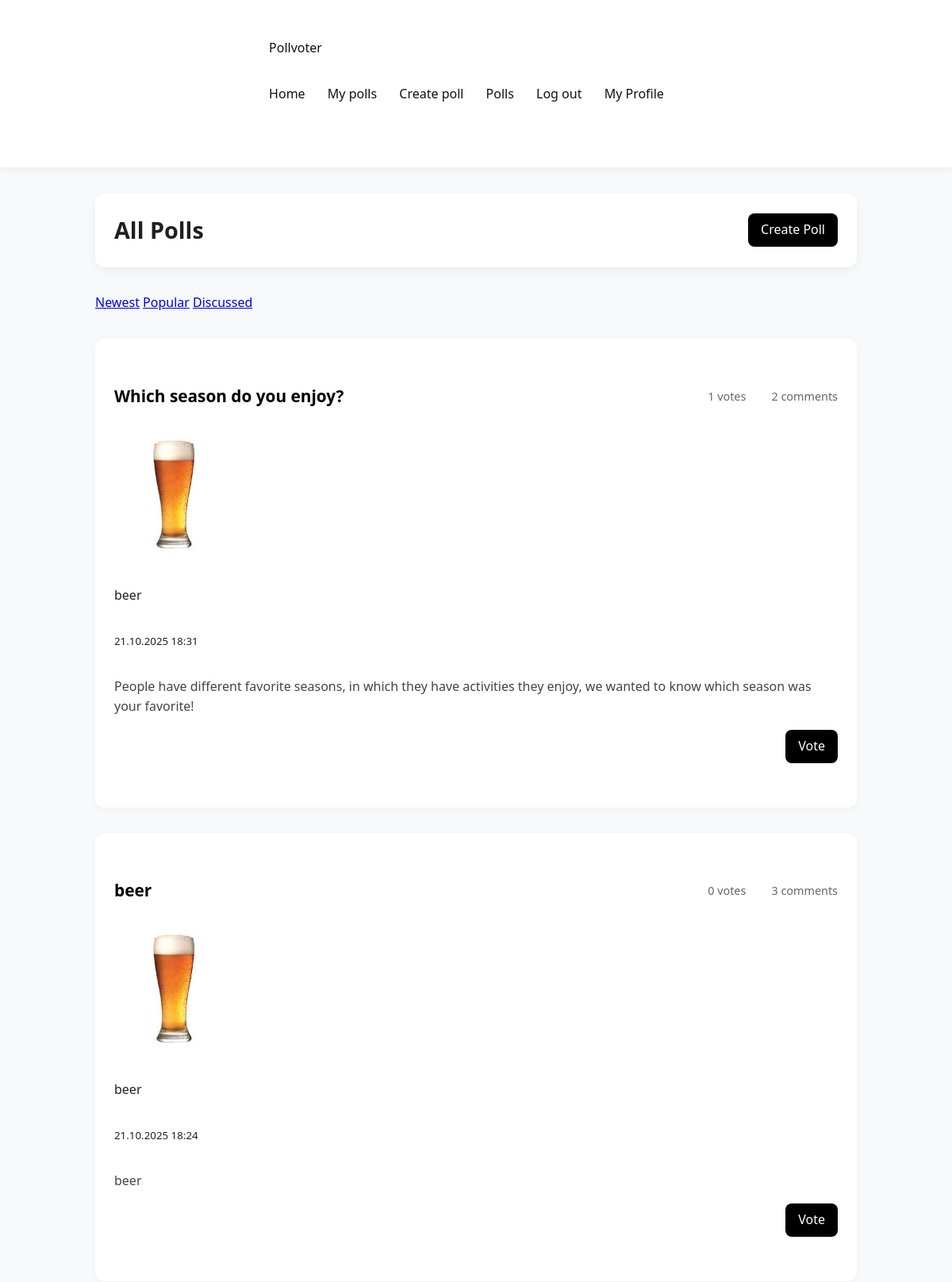
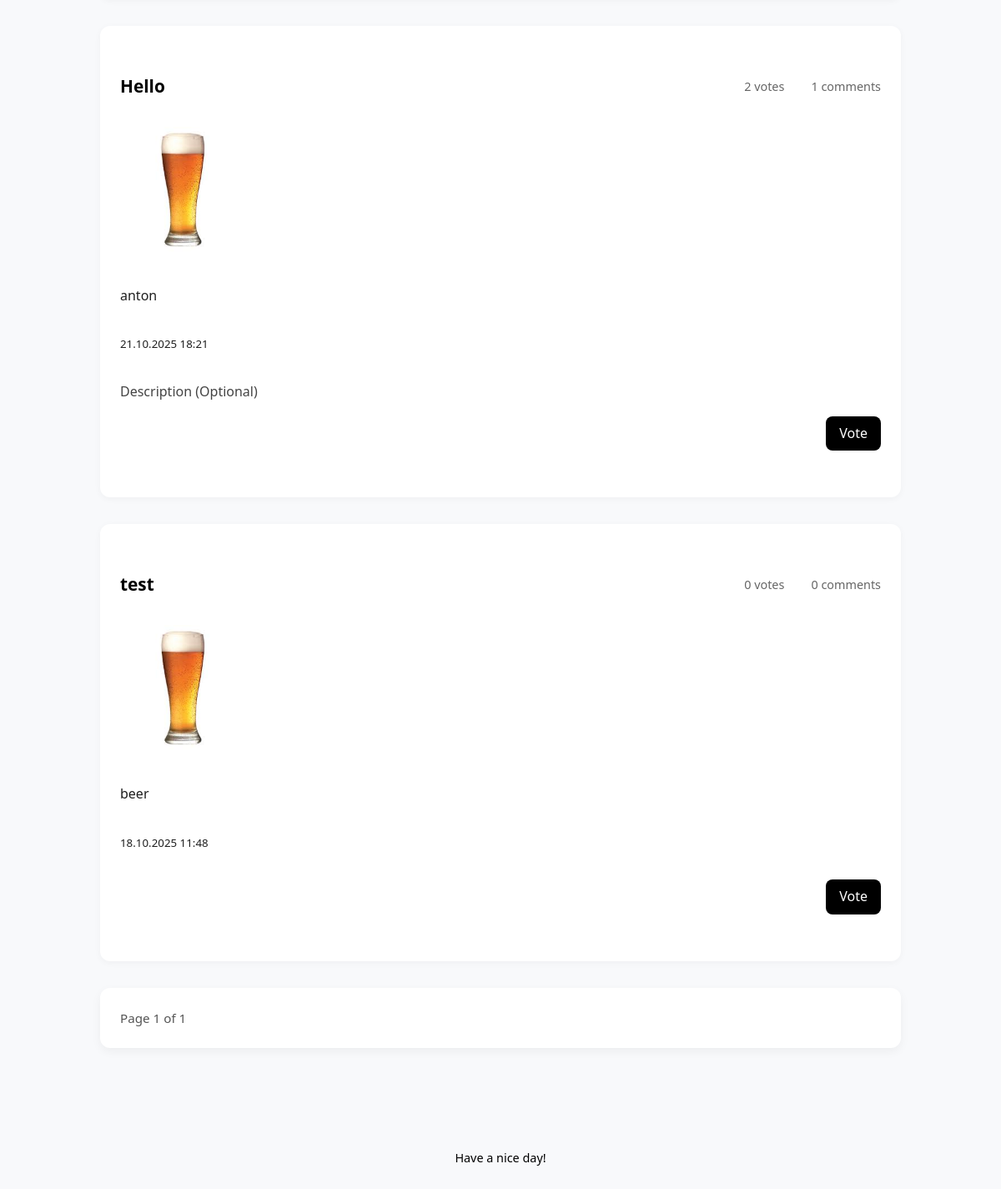
The page /polls (signed in) on the database its author committed (2 pictures, top to bottom).
### app/models.py (models this page shows, shortened)
class Poll(db.Model):
    __tablename__ = "poll"
    id = Column(Integer, primary_key=True)
    title = Column(Text, nullable=False)
    description = Column(Text)
    created_at = Column(DateTime, default=datetime.now)
    user_id = Column(Integer, ForeignKey("user.id"), nullable=False)
    author = relationship("User", back_populates="polls")
    comments = relationship("Comment", back_populates="poll", cascade="all, delete-orphan")
    options = relationship("PollOption", back_populates="poll", cascade="all, delete-orphan")
    votes = relationship("Vote", back_populates="poll", cascade="all, delete-orphan")
    def getvotecount(self):
        return len(self.votes)

class User(UserMixin, db.Model):
    __tablename__ = "user"
    id = Column(Integer, primary_key=True)
    username = Column(Text, unique=True, nullable = False)
    created_at = Column(DateTime, default=datetime.now)
    full_name = Column(Text)
    bio = Column(Text)
    pfp = Column(Text)
    password_hash = Column(Text)
    polls = relationship("Poll", back_populates="author")
    votes = relationship("Vote", back_populates="user")
    comments = relationship("Comment", back_populates="author")
    def getpfp(self):
        if self.pfp:
            return f"/static/uploads/pfp/{self.pfp}"
        else:
            return f"/static/uploads/pfp/default.jpg"
    blocked = relationship(
        "User", secondary=blocklist,
        primaryjoin=(blocklist.c.blocker_id == id),
        secondaryjoin=(blocklist.c.blocked_id == id),
        backref=db.backref("blocked_by", lazy="dynamic"),
        lazy="dynamic"
    )

### app/routes.py (the view)
@polls.route('/polls')
@login_required
def listpolls():
    sort_by = request.args.get('sort_by', 'newest', type=str)
    page = request.args.get('page', 1, type=int)
    blocked_ids = [user.id for user in current_user.blocked]
    blocked_by_ids = [user.id for user in current_user.blocked_by]
    exclude_ids = blocked_ids + blocked_by_ids
    query = Poll.query.filter(Poll.user_id.notin_(exclude_ids))
    if sort_by == 'popular':
        query = query.outerjoin(Vote).group_by(Poll.id).order_by(db.func.count(Vote.id).desc())
    elif sort_by == 'discussed':
        query = query.outerjoin(Comment).group_by(Poll.id).order_by(db.func.count(Comment.id).desc())
    else:
        query = query.order_by(Poll.created_at.desc())
    polls = query.paginate(page=page, per_page=5)
    return render_template('polls.html', polls=polls, sort_by=sort_by)

### app/__init__.py (called while the page is built)
def create_app():
    app = Flask(__name__)
    app.config['SECRET_KEY'] = 'your_secret_key'
    app.config['SQLALCHEMY_DATABASE_URI'] = 'sqlite:///pollvoter.db'
    app.config['SQLALCHEMY_TRACK_MODIFICATIONS'] = False
    app.config["UPLOAD_FOLDER"] = "static/uploads"
    app.config["PFP_FOLDER"] =  "app/static/uploads/pfp"
    db.init_app(app)
    login_manager.init_app(app)
    migrate.init_app(app, db)
    app.register_blueprint(auth)
    app.register_blueprint(main)
    app.register_blueprint(polls)
    @login_manager.user_loader
    def load_user(userid):
        return User.query.get(int(userid))
    return app

### app/templates/polls.html (shortened to what this page needs)
{% extends "base.html" %}
{% block content %}
<div class="polls-header">
    <h2>All Polls</h2>
    <a href="{{ url_for('polls.create_poll') }}" class="btn btn-primary">Create Poll</a>
</div>
<div class="sort-options">
    <a href="{{url_for('polls.listpolls', sort_by = 'newest')}}">Newest</a>
    <a href="{{url_for('polls.listpolls', sort_by = 'popular')}}">Popular</a>
    <a href="{{url_for('polls.listpolls', sort_by = 'discussed')}}">Discussed</a>
</div>
{% if polls.items %}
    {% for poll in polls.items %}
    <div class="poll-card">
        <div class="poll-header">
            <h3><a href="{{ url_for('polls.poll_detail', poll_id=poll.id) }}">{{ poll.title }}</a></h3>
            <span class="poll-stats">
                 {{ poll.getvotecount() }} votes
                 {{ poll.comments|length }} comments
            </span>
        </div>
        <div class="poll-author">
            <div class="user-avatar"><img src="{{ current_user.getpfp() }}" alt="Profile Picture" width="150" height="150"></div>
            <div>
                <div class="author-name">{{ poll.author.full_name if poll.author.full_name else poll.author.username }}</div>
                <small class="poll-date">{{ poll.created_at.strftime('%d.%m.%Y %H:%M') }}</small>
            </div>
        </div>
        {% if poll.description %}
        <p class="poll-description">{{ poll.description }}</p>
        {% endif %}
        <div class="poll-actions">
            <a href="{{ url_for('polls.poll_detail', poll_id=poll.id) }}" class="btn btn-primary">Vote</a>
        </div>
    </div>
    {% endfor %}
    <div class="pagination">
        <span class="page-info">Page {{ polls.page }} of {{ polls.pages }}</span>
    </div>
{% else %}
    <div class="no-polls">
        <p>There are no polls yet. <a href="{{ url_for('polls.create_poll') }}">Create the first one!</a></p>
    </div>
{% endif %}
{% endblock %}

### app/static/styles.css (style rules this page uses)
* { box-sizing: border-box; margin: 0; padding: 0; }
body { font-family: 'Segoe UI', Tahoma, Geneva, Verdana, sans-serif; background-color: #f8f9fb; color: #1f1f1f; line-height: 1.6; }
div:not(nav):not(footer) { max-width: 960px; margin: 2rem auto; padding: 1.5rem; background-color: #ffffff; box-shadow: 0 4px 12px rgba(0, 0, 0, 0.05); border-radius: 12px; }
.polls-header { display: flex; justify-content: space-between; align-items: center; margin-bottom: 2rem; }
.polls-header h2 { font-size: 1.8rem; font-weight: 600; }
.btn { display: inline-block; padding: 0.5rem 1rem; background-color: #000; color: #fff; border: none; border-radius: 8px; text-decoration: none; font-weight: 500; transition: background-color 0.2s ease-in-out; }
.poll-card { background-color: #fafafa; border-radius: 12px; box-shadow: 0 2px 6px rgba(0, 0, 0, 0.04); padding: 1.5rem; margin-bottom: 1.5rem; transition: transform 0.2s ease-in-out; }
.poll-header { display: flex; justify-content: space-between; align-items: center; margin-bottom: 0.75rem; }
.poll-header h3 a { color: #000; text-decoration: none; font-size: 1.3rem; }
.poll-stats { font-size: 0.9rem; color: #666; display: flex; gap: 1rem; align-items: center; }
.poll-description { margin-bottom: 1rem; color: #444; }
.poll-actions { margin-top: 1.5rem; display: flex; justify-content: flex-end; }
.pagination { display: flex; justify-content: space-between; align-items: center; margin-top: 2rem; font-size: 0.95rem; }
.page-info { color: #555; }
.poll-card { background-color: #ffffff; border-radius: 12px; box-shadow: 0 2px 8px rgba(0, 0, 0, 0.04); padding: 1.5rem; margin-bottom: 2rem; }
div:not(nav):not(footer):not(.poll-card):not(.vote-preview):not(.polls-header):not(.pagination) { background-color: transparent; box-shadow: none; padding: 0; }
.poll-actions { margin-top: 1rem; display: flex; justify-content: flex-end; }

### rows shown on the page
Poll: title "Which season do you enjoy?", getvotecount "1", comments|length "2", getpfp (picture), author "beer", created_at "21.10.2025 18:31", description "People have different favorite seasons, in which they have activities they enjoy, we wanted to know which season was your favorite!"
Poll: title "beer", getvotecount "0", comments|length "3", getpfp (picture), author "beer", created_at "21.10.2025 18:24", description "beer"
Poll: title "Hello", getvotecount "2", comments|length "1", getpfp (picture), author "anton", created_at "21.10.2025 18:21", description "Description (Optional)"
Poll: title "test", getvotecount "0", comments|length "0", getpfp (picture), author "beer", created_at "18.10.2025 11:48"

### other values the page prints
{{ polls.page }} "1"
{{ polls.pages }} "1"
